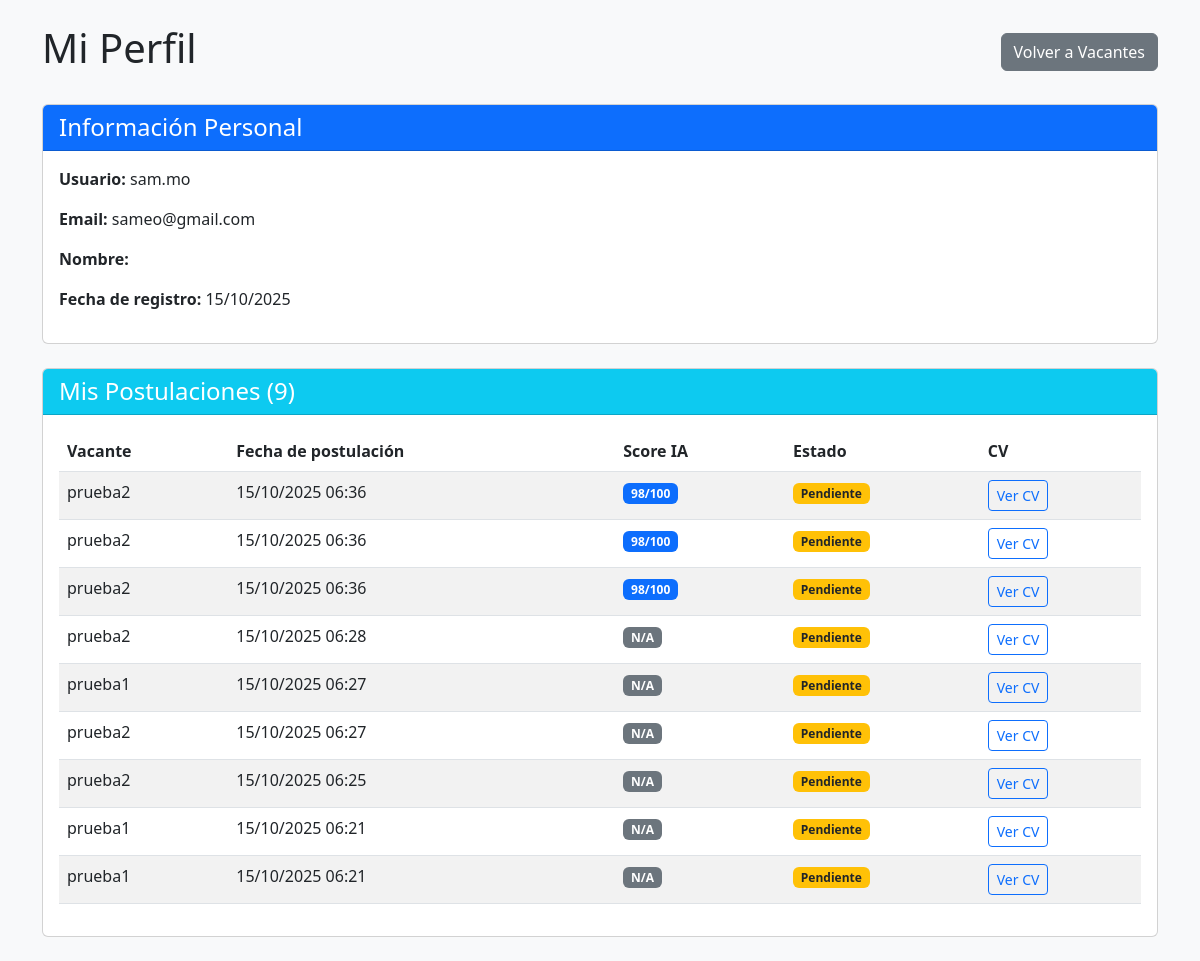
/perfil/ (signed in), run on an earlier commit of the app's database.
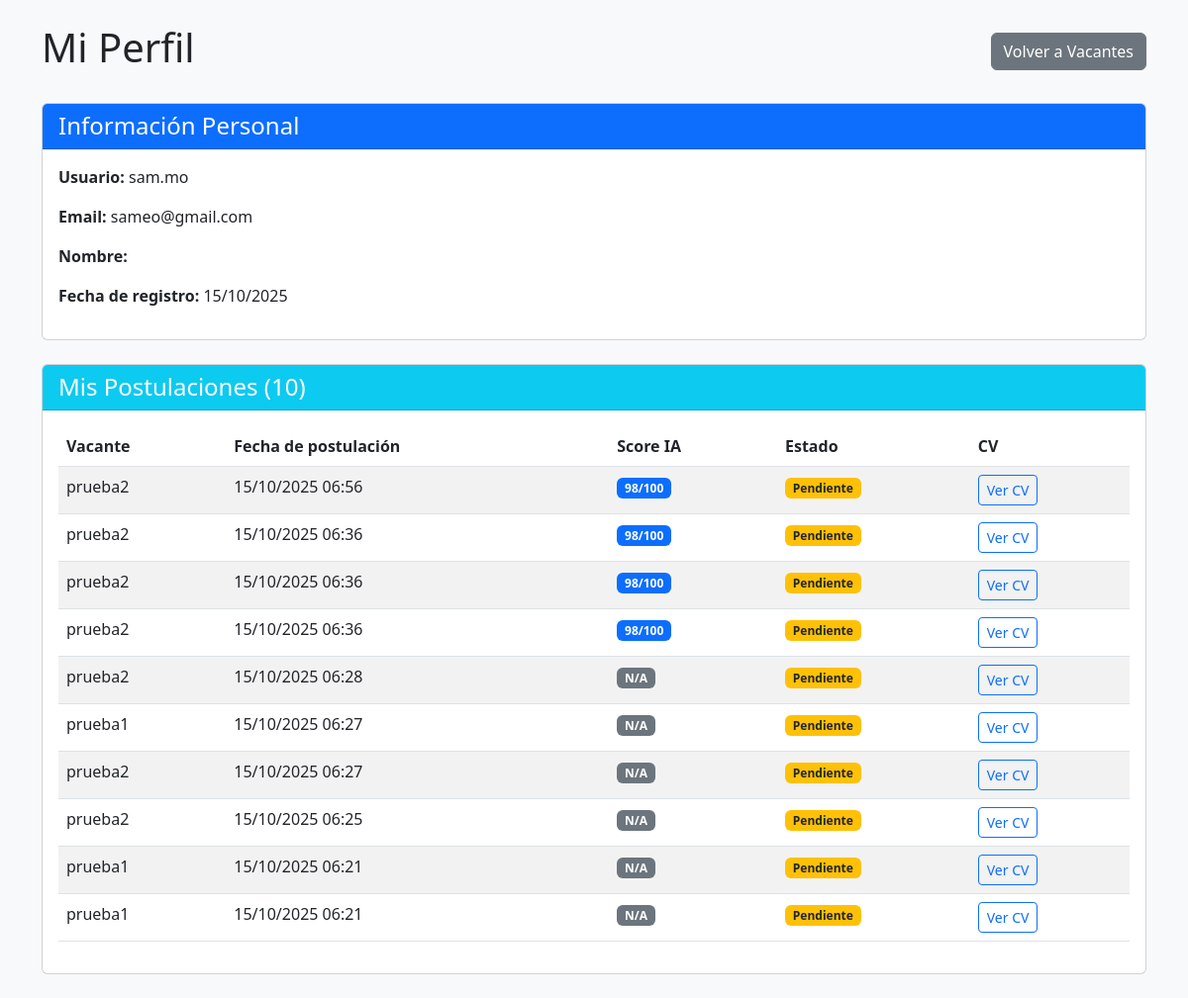
And on a later commit of the database.
### pages/models.py (models this page shows, shortened)
class Postulacion(models.Model):
    ESTADO_CHOICES = [
        ('PENDIENTE', 'Pendiente'),
        ('REVISADO', 'Revisado'),
        ('ACEPTADO', 'Aceptado'),
        ('RECHAZADO', 'Rechazado'),
    ]
    postulante = models.ForeignKey(settings.AUTH_USER_MODEL, on_delete=models.CASCADE)
    vacante = models.ForeignKey('Vacante', on_delete=models.CASCADE)
    cv_pdf = models.FileField(upload_to='cvs/', null=True, blank=True)
    fecha_postulacion = models.DateTimeField(auto_now_add=True)
    score_ia = models.IntegerField(null=True, blank=True, help_text="Score de 0-100 generado por IA")
    razon_ia = models.TextField(null=True, blank=True, help_text="Razón del score generada por IA")
    estado = models.CharField(max_length=20, choices=ESTADO_CHOICES, default='PENDIENTE')
    notas_reclutador = models.TextField(blank=True, null=True, help_text="Notas del reclutador")
    class Meta:
        ordering = ['-score_ia', '-fecha_postulacion']
        unique_together = ['postulante', 'vacante']

class Vacante(models.Model):
    titulo = models.CharField(max_length=200)
    nombre_interno = models.CharField(max_length=200, blank=True, null=True)
    descripcion = models.TextField()
    palabras_clave = models.CharField(max_length=300, blank=True, null=True)
    rango_salarial = models.CharField(max_length=100, blank=True, null=True)
    fecha_creacion = models.DateTimeField(auto_now_add=True)

### pages/views.py (the view)
# urls.py: path('perfil/', views.perfil_postulante, name='perfil_postulante'),
@login_required
def perfil_postulante(request):
    postulaciones = Postulacion.objects.filter(postulante=request.user).order_by('-fecha_postulacion')
    return render(request, 'pages/perfil_postulante.html', {
        'postulaciones': postulaciones
    })

### pages/templates/pages/perfil_postulante.html (shortened to what this page needs)
<!DOCTYPE html>
<html lang="es">
<head>
    <link href="https://cdn.jsdelivr.net/npm/bootstrap@5.3.0/dist/css/bootstrap.min.css" rel="stylesheet">
</head>
<body class="bg-light p-4">
    <div class="container">
        <div class="d-flex justify-content-between align-items-center mb-4">
            <h1>Mi Perfil</h1>
            <a href="{% url 'postulante' %}" class="btn btn-secondary">Volver a Vacantes</a>
        </div>
        <div class="card mb-4">
            <div class="card-header bg-primary text-white">
                <h4 class="mb-0">Información Personal</h4>
            </div>
            <div class="card-body">
                <p><strong>Usuario:</strong> {{ user.username }}</p>
                <p><strong>Email:</strong> {{ user.email }}</p>
                <p><strong>Nombre:</strong> {{ user.first_name }} {{ user.last_name }}</p>
                <p><strong>Fecha de registro:</strong> {{ user.date_joined|date:"d/m/Y" }}</p>
            </div>
        </div>
        <div class="card">
            <div class="card-header bg-info text-white">
                <h4 class="mb-0">Mis Postulaciones ({{ postulaciones.count }})</h4>
            </div>
            <div class="card-body">
                {% if postulaciones %}
                    <table class="table table-striped">
                        <thead>
                            <tr>
                                <th>Vacante</th>
                                <th>Fecha de postulación</th>
                                <th>Score IA</th>
                                <th>Estado</th>
                                <th>CV</th>
                            </tr>
                        </thead>
                        <tbody>
                            {% for post in postulaciones %}
                            <tr>
                                <td>{{ post.vacante.titulo }}</td>
                                <td>{{ post.fecha_postulacion|date:"d/m/Y H:i" }}</td>
                                <td>
                                    {% if post.score_ia %}
                                        <span class="badge bg-primary">{{ post.score_ia }}/100</span>
                                    {% else %}
                                        <span class="badge bg-secondary">N/A</span>
                                    {% endif %}
                                </td>
                                <td>
                                    {% if post.estado == 'PENDIENTE' %}
                                        <span class="badge bg-warning text-dark">Pendiente</span>
                                    {% elif post.estado == 'REVISADO' %}
                                        <span class="badge bg-info">Revisado</span>
                                    {% elif post.estado == 'ACEPTADO' %}
                                        <span class="badge bg-success">Aceptado</span>
                                    {% elif post.estado == 'RECHAZADO' %}
                                        <span class="badge bg-danger">Rechazado</span>
                                    {% endif %}
                                </td>
                                <td>
                                    <a href="{{ post.cv_pdf.url }}" target="_blank" class="btn btn-sm btn-outline-primary">Ver CV</a>
                                </td>
                            </tr>
                            {% endfor %}
                        </tbody>
                    </table>
                {% else %}
                    <p class="text-muted">Aún no tienes postulaciones.</p>
                {% endif %}
            </div>
        </div>
    </div>
</body>
</html>

What changed in the data, as far as the page shows it:
added Postulacion: vacante.titulo "prueba2", fecha_postulacion "15/10/2025 06:56", score_ia "98", estado "Pendiente"
Also different on the page:
{{ postulaciones.count }}: "9" → "10"
